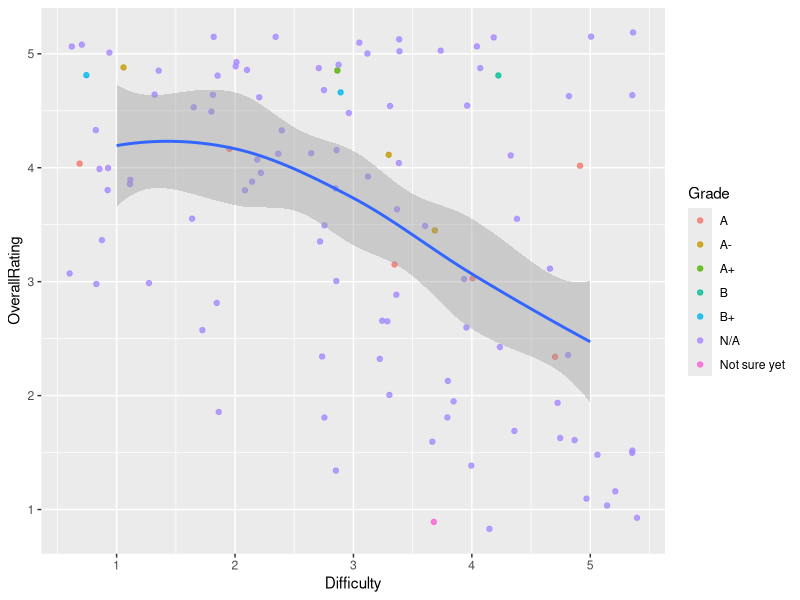
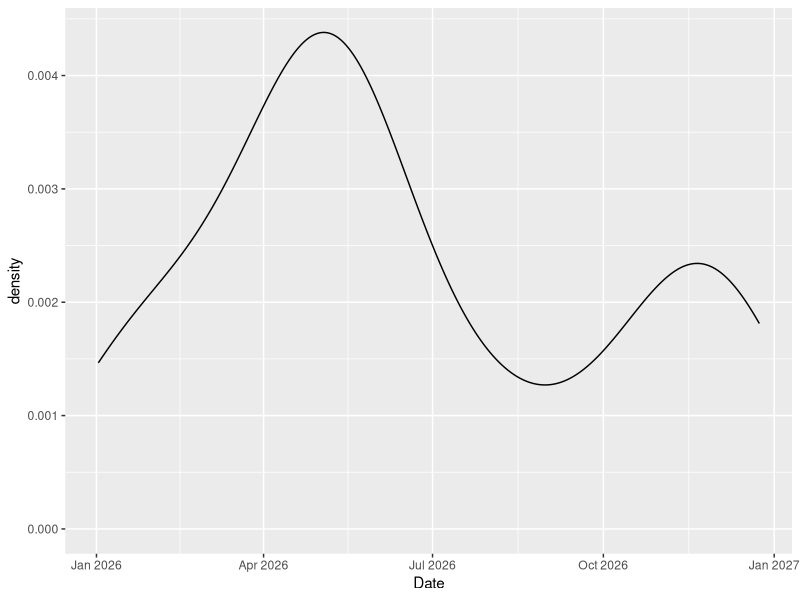

Generate these figures, in order, with R:
## ---- chunk 1
library(readr)
library(tidyverse)
library(scales)
## ---- chunk 2
data <- read_csv("rmp_data.csv")[-1]
## ---- chunk 3
ggplot(data, aes(x = Difficulty, y = OverallRating)) + geom_jitter(aes(colour = Grade), alpha = 0.8) + geom_smooth()
## ---- chunk 4

data$Date <- data$Date %>% 
  format(format = "%m-%d") %>% 
  as.Date(format = "%m-%d")

ggplot(data, aes(x = Date)) + geom_density()
